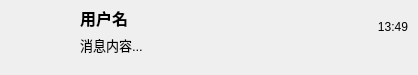
<?xml version="1.0" encoding="UTF-8"?>
<ui version="4.0">
 <class>ChatUserWidgetClass</class>
 <widget class="QWidget" name="ChatUserWidgetClass">
  <property name="geometry">
   <rect>
    <x>0</x>
    <y>0</y>
    <width>418</width>
    <height>75</height>
   </rect>
  </property>
  <property name="minimumSize">
   <size>
    <width>0</width>
    <height>75</height>
   </size>
  </property>
  <property name="maximumSize">
   <size>
    <width>16777215</width>
    <height>75</height>
   </size>
  </property>
  <layout class="QHBoxLayout" name="horizontalLayout">
   <property name="spacing">
    <number>10</number>
   </property>
   <property name="leftMargin">
    <number>10</number>
   </property>
   <property name="topMargin">
    <number>5</number>
   </property>
   <property name="rightMargin">
    <number>10</number>
   </property>
   <property name="bottomMargin">
    <number>5</number>
   </property>
   <item>
    <widget class="QWidget" name="widget_icon" native="true">
     <property name="sizePolicy">
      <sizepolicy hsizetype="Fixed" vsizetype="Preferred">
       <horstretch>0</horstretch>
       <verstretch>0</verstretch>
      </sizepolicy>
     </property>
     <property name="minimumSize">
      <size>
       <width>60</width>
       <height>60</height>
      </size>
     </property>
     <property name="maximumSize">
      <size>
       <width>60</width>
       <height>60</height>
      </size>
     </property>
     <layout class="QVBoxLayout" name="iconLayout">
      <property name="spacing">
       <number>0</number>
      </property>
      <property name="leftMargin">
       <number>0</number>
      </property>
      <property name="topMargin">
       <number>0</number>
      </property>
      <property name="rightMargin">
       <number>0</number>
      </property>
      <property name="bottomMargin">
       <number>0</number>
      </property>
      <item>
       <spacer name="iconTopSpacer">
        <property name="orientation">
         <enum>Qt::Vertical</enum>
        </property>
        <property name="sizeHint" stdset="0">
         <size>
          <width>20</width>
          <height>7</height>
         </size>
        </property>
       </spacer>
      </item>
      <item>
       <widget class="QLabel" name="label_icon">
        <property name="minimumSize">
         <size>
          <width>45</width>
          <height>45</height>
         </size>
        </property>
        <property name="maximumSize">
         <size>
          <width>45</width>
          <height>45</height>
         </size>
        </property>
        <property name="text">
         <string/>
        </property>
        <property name="scaledContents">
         <bool>true</bool>
        </property>
        <property name="alignment">
         <set>Qt::AlignCenter</set>
        </property>
       </widget>
      </item>
      <item>
       <spacer name="iconBottomSpacer">
        <property name="orientation">
         <enum>Qt::Vertical</enum>
        </property>
        <property name="sizeHint" stdset="0">
         <size>
          <width>20</width>
          <height>8</height>
         </size>
        </property>
       </spacer>
      </item>
     </layout>
     <widget class="QLabel" name="label_redpoint">
      <property name="geometry">
       <rect>
        <x>35</x>
        <y>0</y>
        <width>30</width>
        <height>30</height>
       </rect>
      </property>
      <property name="minimumSize">
       <size>
        <width>30</width>
        <height>30</height>
       </size>
      </property>
      <property name="maximumSize">
       <size>
        <width>30</width>
        <height>30</height>
       </size>
      </property>
      <property name="text">
       <string/>
      </property>
      <property name="alignment">
       <set>Qt::AlignCenter</set>
      </property>
     </widget>
    </widget>
   </item>
   <item>
    <layout class="QVBoxLayout" name="layout_info">
     <property name="spacing">
      <number>5</number>
     </property>
     <property name="leftMargin">
      <number>0</number>
     </property>
     <property name="topMargin">
      <number>0</number>
     </property>
     <property name="rightMargin">
      <number>0</number>
     </property>
     <property name="bottomMargin">
      <number>0</number>
     </property>
     <item>
      <widget class="QLabel" name="label_name">
       <property name="minimumSize">
        <size>
         <width>0</width>
         <height>25</height>
        </size>
       </property>
       <property name="maximumSize">
        <size>
         <width>16777215</width>
         <height>25</height>
        </size>
       </property>
       <property name="font">
        <font>
         <pointsize>12</pointsize>
         <bold>true</bold>
        </font>
       </property>
       <property name="text">
        <string>用户名</string>
       </property>
       <property name="alignment">
        <set>Qt::AlignLeading|Qt::AlignLeft|Qt::AlignVCenter</set>
       </property>
      </widget>
     </item>
     <item>
      <widget class="QLabel" name="label_msg">
       <property name="minimumSize">
        <size>
         <width>0</width>
         <height>20</height>
        </size>
       </property>
       <property name="maximumSize">
        <size>
         <width>16777215</width>
         <height>20</height>
        </size>
       </property>
       <property name="font">
        <font>
         <pointsize>10</pointsize>
        </font>
       </property>
       <property name="text">
        <string>消息内容...</string>
       </property>
       <property name="textFormat">
        <enum>Qt::PlainText</enum>
       </property>
       <property name="alignment">
        <set>Qt::AlignLeading|Qt::AlignLeft|Qt::AlignVCenter</set>
       </property>
       <property name="wordWrap">
        <bool>false</bool>
       </property>
      </widget>
     </item>
     <item>
      <spacer name="infoBottomSpacer">
       <property name="orientation">
        <enum>Qt::Vertical</enum>
       </property>
       <property name="sizeHint" stdset="0">
        <size>
         <width>20</width>
         <height>10</height>
        </size>
       </property>
      </spacer>
     </item>
    </layout>
   </item>
   <item>
    <widget class="QWidget" name="widget_time" native="true">
     <property name="sizePolicy">
      <sizepolicy hsizetype="Fixed" vsizetype="Preferred">
       <horstretch>0</horstretch>
       <verstretch>0</verstretch>
      </sizepolicy>
     </property>
     <property name="minimumSize">
      <size>
       <width>50</width>
       <height>0</height>
      </size>
     </property>
     <property name="maximumSize">
      <size>
       <width>50</width>
       <height>16777215</height>
      </size>
     </property>
     <layout class="QVBoxLayout" name="layout_time">
      <property name="spacing">
       <number>0</number>
      </property>
      <property name="leftMargin">
       <number>0</number>
      </property>
      <property name="topMargin">
       <number>0</number>
      </property>
      <property name="rightMargin">
       <number>0</number>
      </property>
      <property name="bottomMargin">
       <number>0</number>
      </property>
      <item>
       <spacer name="timeTopSpacer">
        <property name="orientation">
         <enum>Qt::Vertical</enum>
        </property>
        <property name="sizeHint" stdset="0">
         <size>
          <width>20</width>
          <height>20</height>
         </size>
        </property>
       </spacer>
      </item>
      <item>
       <widget class="QLabel" name="label_time">
        <property name="font">
         <font>
          <pointsize>9</pointsize>
         </font>
        </property>
        <property name="text">
         <string>13:49</string>
        </property>
        <property name="alignment">
         <set>Qt::AlignRight|Qt::AlignTop|Qt::AlignTrailing</set>
        </property>
       </widget>
      </item>
      <item>
       <spacer name="timeBottomSpacer">
        <property name="orientation">
         <enum>Qt::Vertical</enum>
        </property>
        <property name="sizeHint" stdset="0">
         <size>
          <width>20</width>
          <height>40</height>
         </size>
        </property>
       </spacer>
      </item>
     </layout>
    </widget>
   </item>
  </layout>
 </widget>
 <resources/>
 <connections/>
</ui>
